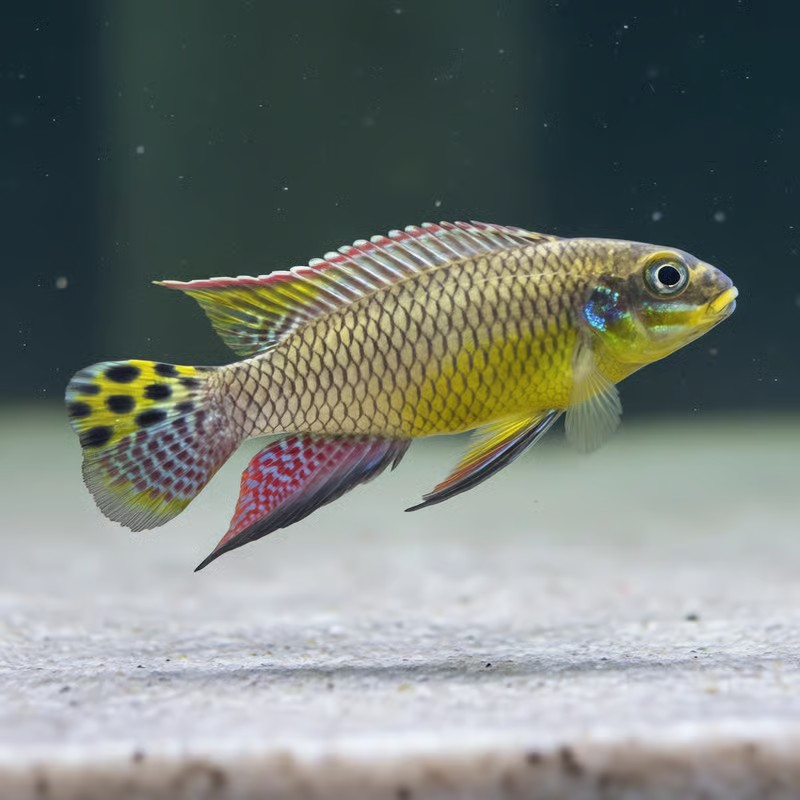
#> input picture blender/reference/pelvicachromis_taeniatus_male.jpg, 800 x 800 px
$ python create_photo_test_fixtures.py
#> lines starting #> are read from the running program, lines starting #| are printed output that depends on the picture
"""Create disposable photo-loader fixtures; requires Pillow. Never edits source photo."""
from pathlib import Path
from PIL import Image, ImageOps
import hashlib,json
ROOT=Path(__file__).resolve().parent.parent
folder=ROOT/'.godot/photo_import_fixtures';folder.mkdir(parents=True,exist_ok=True)
photo=Image.open(ROOT/'blender/reference/pelvicachromis_taeniatus_male.jpg').convert('RGB')
#> photo is the input picture: PIL image 800x800 RGB; mean R, G, B 118.6, 125.1, 120
for name,size in [('Großes Fischfoto.jpg',(4000,3000)),('Hochformat.png',(600,1000)),('Klein.jpeg',(80,60)),('Test.webp',(900,500))]:
    ImageOps.pad(photo,size,color=(16,22,26)).save(folder/name)
#> this loop made 4 passes
#> pass 1, `ImageOps.pad(photo,size,color=(16,22,26)).save(folder/name)`:
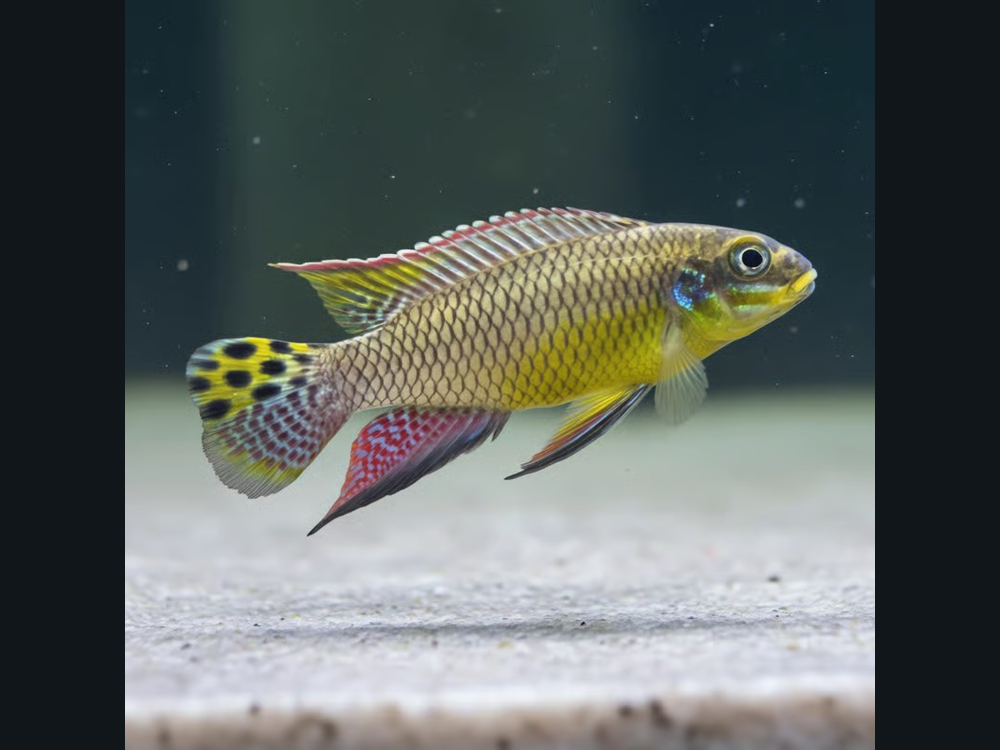
#> saved as Großes Fischfoto.jpg: PIL image 4000x3000 RGB (shown at 1/4 size); mean R, G, B 93, 99.4, 96.5
#> pass 2, `ImageOps.pad(photo,size,color=(16,22,26)).save(folder/name)`:
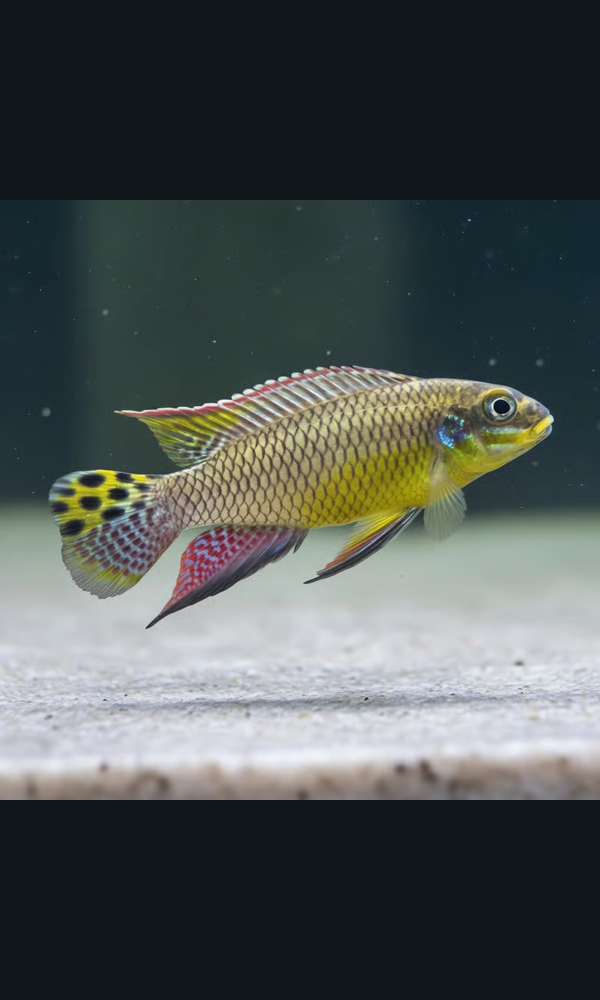
#> saved as Hochformat.png: PIL image 600x1000 RGB; mean R, G, B 77.6, 83.9, 82.4
(folder/'Defekt.png').write_bytes(b'not a valid PNG file')
#> (the run stopped early here; a loop or call above may not have finished)
